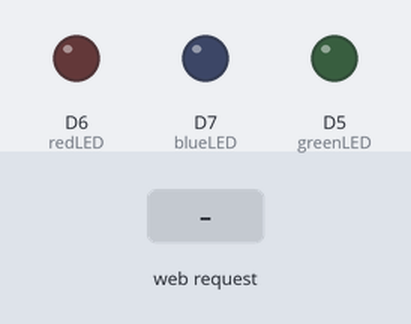
A sketch run on a simulated ESP8266 (NodeMCU). Shown: output pins drawn as LEDs (lit = HIGH). Inputs (shaded band) come from the test bench. WiFi joins after 1.5 s; servers stay silent unless stated; what the sketch prints to the serial monitor is not drawn.

Above: at 2.7 s.
2.8 s: HTTP request GET /emotion received
At 4.0 s:
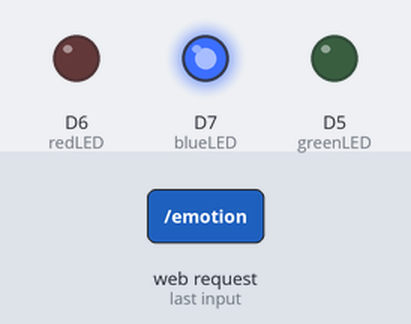
4.3 s: HTTP request GET /emotion?status=happy received
At 5.3 s:
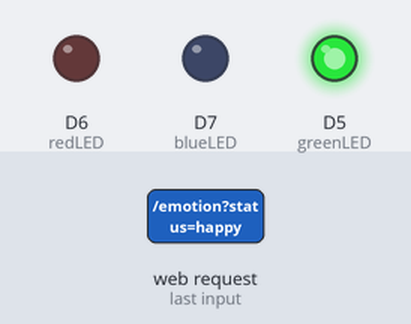
5.8 s: HTTP request GET /emotion?status=angry received
At 6.4 s:
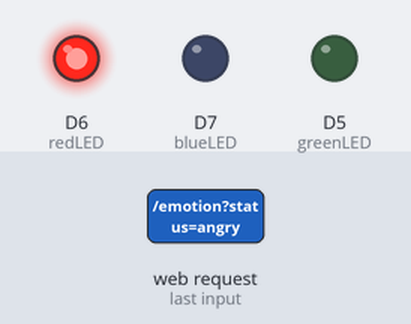
7.3 s: HTTP request GET /emotion?status=1 received
At 7.6 s:
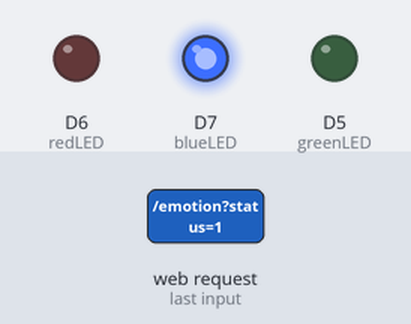
Timing chart, 0 to 9.8 s (numbered marks = the images above; inputs shaded):
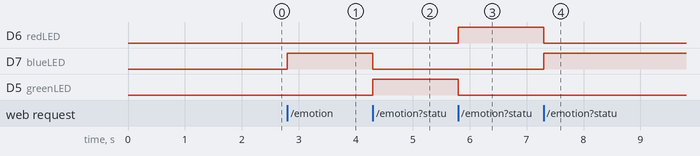

Measured:
- after the input at 2.8 s, D7 (blueLED): LOW → HIGH at once
- after the input at 4.3 s, D7 (blueLED): HIGH → LOW at once; D5 (greenLED): LOW → HIGH at once
- after the input at 5.8 s, D6 (redLED): LOW → HIGH at once; D5 (greenLED): HIGH → LOW at once
- after the input at 7.3 s, D6 (redLED): HIGH → LOW at once; D7 (blueLED): LOW → HIGH at once

The sketch:

EmotionDetection.ino
```cpp
#include <ESP8266WiFi.h>
#include <ESP8266WebServer.h>

const char* ssid = "Your_Wifi_Name";             // WiFi name
const char* password = "Your_Wifi_Password";     // WiFi password

ESP8266WebServer server(80);

const int redLED = D6;
const int greenLED = D5;
const int blueLED = D7;

void setup() {
  Serial.begin(115200);
  WiFi.begin(ssid, password);

  pinMode(redLED, OUTPUT);
  pinMode(greenLED, OUTPUT);
  pinMode(blueLED, OUTPUT);

  Serial.print("Connecting");
  while (WiFi.status() != WL_CONNECTED) {
    delay(500);
    Serial.print(".");
  }

  Serial.println("\nConnected! IP:");
  Serial.println(WiFi.localIP());

  server.on("/emotion", []() {
    String status = server.arg("status");

    // All OFF
    digitalWrite(redLED, LOW);
    digitalWrite(greenLED, LOW);
    digitalWrite(blueLED, LOW);

    if (status == "happy") {
      digitalWrite(greenLED, HIGH);
    } else if (status == "angry") {
      digitalWrite(redLED, HIGH);
    } else {
      digitalWrite(blueLED, HIGH);
    }

    server.send(200, "text/plain", "OK");
  });

  server.begin();
}

void loop() {
  server.handleClient();
}
```
